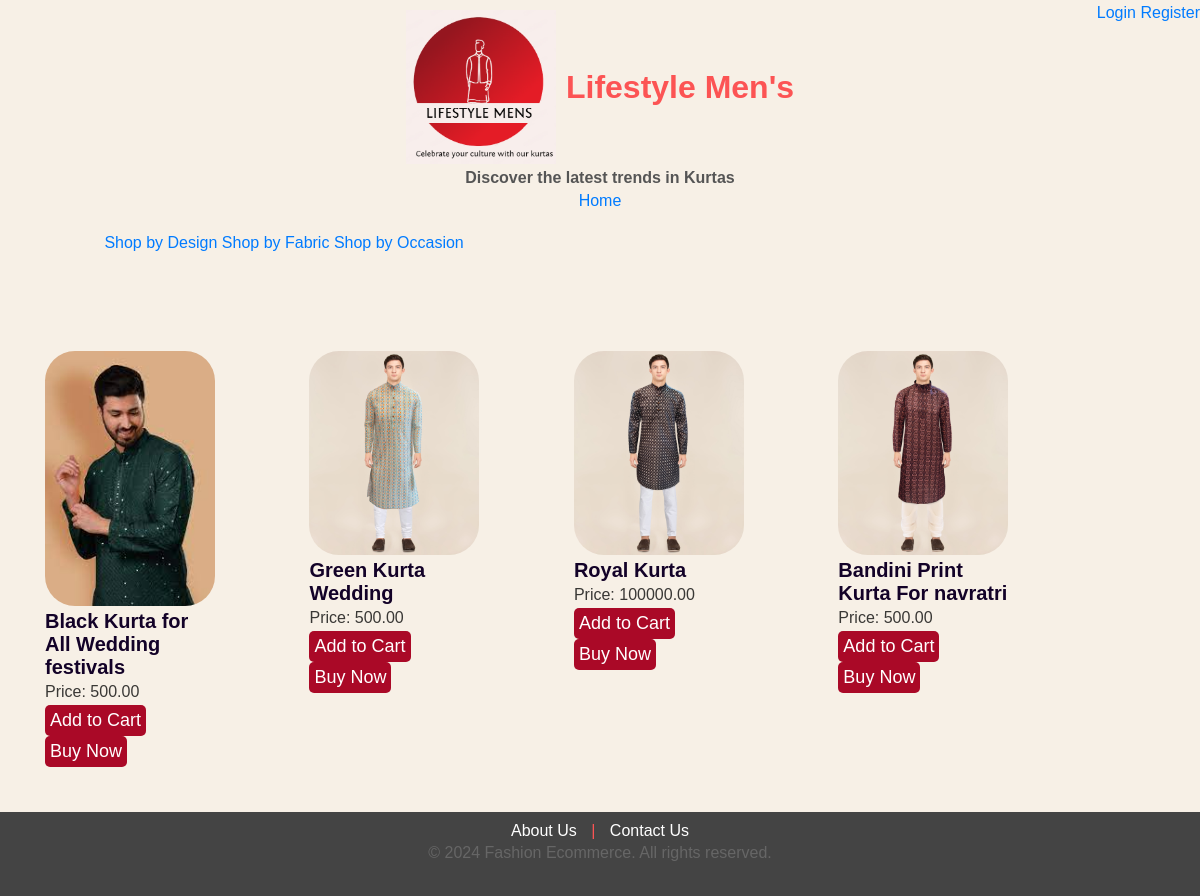
The page / on the database its author committed.
### users/models.py (models this page shows, shortened)
class Kurta(models.Model):
    Occasion = models.ForeignKey(festival, on_delete=models.CASCADE, related_name="Fest")
    price = models.DecimalField(max_digits=10, decimal_places=2)
    color = models.CharField(max_length=50)
    name = models.CharField(max_length=100)  # Increased max_length for the name
    image = models.ImageField(upload_to='kurta_images/')  # Specify upload path for images
    created_at = models.DateTimeField(auto_now_add=True)  # Track creation date/time
    updated_at = models.DateTimeField(auto_now=True)  # Track last update date/time
    fabric=models.CharField(max_length=50)
    design=models.CharField(max_length=50)
    s=models.IntegerField(default=1)# stock of respective size
    m=models.IntegerField(default=1)# stock of respective size
    l=models.IntegerField(default=1)# stock of respective size
    xl=models.IntegerField(default=1)# stock of respective size
    class Meta:
        verbose_name_plural = "Kurtas"

### users/views.py (the view)
# urls.py: 2. Add a URL to urlpatterns:  path('', views.home, name='home')
def home(request):
    return render(request, 'users/home.html', context={
            "Kurtas":Kurta.objects.all(),
            "userName":request.user.username
            })

### users/templates/users/home.html
{% extends 'users/layout.html' %}
{% load static %}
{% block nav %}
    <p><a href="#">Shop by Design</a>    <a href="#">Shop by Fabric</a>     <a href="#">Shop by Occasion</a></p>
{% endblock %}
{% block body %}
    {% for kurta in Kurtas %}
    <a href="{% url 'product' kurta_id=kurta.id %}">
        <div class="product">
            <img src="{{ kurta.image.url }}" alt="Kurta1">
            <h2>{{kurta.name}}</h2>
            <p>Price: {{kurta.price}}</p>
            <p><a href="#"><button>Add to Cart</button></a>  <a href="#"><button>Buy Now</button></a></p>
        </div>
    </a>
{% endfor %}
{% endblock %}

### users/static/users/styles.css (style rules this page uses)
* { margin: 0; padding: 0; box-sizing: border-box; font-family: 'Poppins', sans-serif; }
body { font-family: Arial, sans-serif; background-color: #f7f0e6; margin: 0; padding: 0; }
.product { margin: 10px; padding: 35px; width: 20%; display: inline-block; grid-template-rows: 1fr 1fr auto; gap: 8px; vertical-align: top; transition: background-color 0.3s, box-shadow 0.3s; }
.product img { width: 100%; border-radius: 30px; }
.product h2 { font-size: 20px; color: #130228; margin: 0; }
.product p { font-size: 16px; color: #000000c4; margin: 0; }
.product button { background-color: #aa0927; color: #fff; border: none; padding: 5px 5px; cursor: pointer; border-radius: 5px; font-size: large; size: auto; }
a { text-decoration: none; color: #007bff; }
p { line-height: 1.6; color: #666; margin-bottom: 20px; }

### rows shown on the page
Kurta: image (picture), name "Black Kurta for All Wedding festivals", price "500.00"
Kurta: image (picture), name "Green Kurta Wedding", price "500.00"
Kurta: image (picture), name "Royal Kurta", price "100000.00"
Kurta: image (picture), name "Bandini Print Kurta For navratri", price "500.00"
